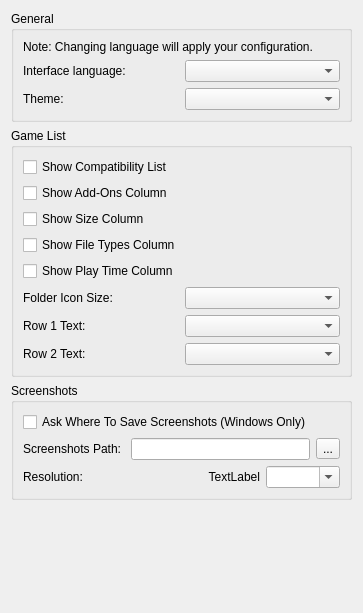
<?xml version="1.0" encoding="UTF-8"?>
<ui version="4.0">
 <class>ConfigureUi</class>
 <widget class="QWidget" name="ConfigureUi">
  <property name="geometry">
   <rect>
    <x>0</x>
    <y>0</y>
    <width>363</width>
    <height>613</height>
   </rect>
  </property>
  <property name="windowTitle">
   <string>Form</string>
  </property>
  <property name="accessibleName">
   <string>UI</string>
  </property>
  <layout class="QVBoxLayout" name="verticalLayout">
   <item>
    <widget class="QGroupBox" name="general_groupBox">
     <property name="title">
      <string>General</string>
     </property>
     <layout class="QHBoxLayout" name="horizontalLayout">
      <item>
       <layout class="QVBoxLayout" name="verticalLayout_2">
        <item>
         <widget class="QLabel" name="label_change_language_info">
          <property name="text">
           <string>Note: Changing language will apply your configuration.</string>
          </property>
          <property name="wordWrap">
           <bool>true</bool>
          </property>
         </widget>
        </item>
        <item>
         <layout class="QHBoxLayout" name="horizontalLayout_2">
          <item>
           <widget class="QLabel" name="language_label">
            <property name="text">
             <string>Interface language:</string>
            </property>
           </widget>
          </item>
          <item>
           <widget class="QComboBox" name="language_combobox"/>
          </item>
         </layout>
        </item>
        <item>
         <layout class="QHBoxLayout" name="horizontalLayout_3">
          <item>
           <widget class="QLabel" name="theme_label">
            <property name="text">
             <string>Theme:</string>
            </property>
           </widget>
          </item>
          <item>
           <widget class="QComboBox" name="theme_combobox"/>
          </item>
         </layout>
        </item>
       </layout>
      </item>
     </layout>
    </widget>
   </item>
   <item>
    <widget class="QGroupBox" name="GameListGroupBox">
     <property name="title">
      <string>Game List</string>
     </property>
     <layout class="QHBoxLayout" name="GameListHorizontalLayout">
      <item>
       <layout class="QVBoxLayout" name="GeneralVerticalLayout">
        <item>
         <widget class="QCheckBox" name="show_compat">
          <property name="text">
           <string>Show Compatibility List</string>
          </property>
         </widget>
        </item>
        <item>
         <widget class="QCheckBox" name="show_add_ons">
          <property name="text">
           <string>Show Add-Ons Column</string>
          </property>
         </widget>
        </item>
        <item>
         <widget class="QCheckBox" name="show_size">
          <property name="text">
           <string>Show Size Column</string>
          </property>
         </widget>
        </item>
        <item>
         <widget class="QCheckBox" name="show_types">
          <property name="text">
           <string>Show File Types Column</string>
          </property>
         </widget>
        </item>
        <item>
         <widget class="QCheckBox" name="show_play_time">
          <property name="text">
           <string>Show Play Time Column</string>
          </property>
         </widget>
        </item>
        <item>
         <layout class="QHBoxLayout" name="folder_icon_size_qhbox_layout_2">
          <item>
           <widget class="QLabel" name="folder_icon_size_label">
            <property name="text">
             <string>Folder Icon Size:</string>
            </property>
           </widget>
          </item>
          <item>
           <widget class="QComboBox" name="folder_icon_size_combobox"/>
          </item>
         </layout>
        </item>
        <item>
         <layout class="QHBoxLayout" name="row_1_qhbox_layout">
          <item>
           <widget class="QLabel" name="row_1_label">
            <property name="text">
             <string>Row 1 Text:</string>
            </property>
           </widget>
          </item>
          <item>
           <widget class="QComboBox" name="row_1_text_combobox"/>
          </item>
         </layout>
        </item>
        <item>
         <layout class="QHBoxLayout" name="row_2_qhbox_layout">
          <item>
           <widget class="QLabel" name="row_2_label">
            <property name="text">
             <string>Row 2 Text:</string>
            </property>
           </widget>
          </item>
          <item>
           <widget class="QComboBox" name="row_2_text_combobox"/>
          </item>
         </layout>
        </item>
       </layout>
      </item>
     </layout>
    </widget>
   </item>
   <item>
    <widget class="QGroupBox" name="screenshots_GroupBox">
     <property name="title">
      <string>Screenshots</string>
     </property>
     <layout class="QVBoxLayout" name="verticalLayout_4">
      <item>
       <layout class="QVBoxLayout" name="verticalLayout_3">
        <item>
         <widget class="QCheckBox" name="enable_screenshot_save_as">
          <property name="text">
           <string>Ask Where To Save Screenshots (Windows Only)</string>
          </property>
         </widget>
        </item>
        <item>
         <layout class="QHBoxLayout" name="horizontalLayout_4">
          <item>
           <widget class="QLabel" name="label">
            <property name="text">
             <string>Screenshots Path: </string>
            </property>
           </widget>
          </item>
          <item>
           <widget class="QLineEdit" name="screenshot_path_edit"/>
          </item>
          <item>
           <widget class="QToolButton" name="screenshot_path_button">
            <property name="text">
             <string>...</string>
            </property>
           </widget>
          </item>
         </layout>
        </item>
        <item>
         <layout class="QGridLayout" name="gridLayout">
          <property name="spacing">
           <number>6</number>
          </property>
          <item row="0" column="1">
           <layout class="QHBoxLayout" name="horizontalLayout_5">
            <item>
             <widget class="QLabel" name="screenshot_width">
              <property name="text">
               <string>TextLabel</string>
              </property>
              <property name="alignment">
               <set>Qt::AlignmentFlag::AlignRight|Qt::AlignmentFlag::AlignTrailing|Qt::AlignmentFlag::AlignVCenter</set>
              </property>
             </widget>
            </item>
            <item>
             <widget class="QComboBox" name="screenshot_height">
              <property name="editable">
               <bool>true</bool>
              </property>
             </widget>
            </item>
           </layout>
          </item>
          <item row="0" column="0">
           <widget class="QLabel" name="label_3">
            <property name="text">
             <string>Resolution:</string>
            </property>
           </widget>
          </item>
         </layout>
        </item>
       </layout>
      </item>
     </layout>
    </widget>
   </item>
   <item>
    <spacer name="verticalSpacer">
     <property name="orientation">
      <enum>Qt::Orientation::Vertical</enum>
     </property>
     <property name="sizeHint" stdset="0">
      <size>
       <width>20</width>
       <height>40</height>
      </size>
     </property>
    </spacer>
   </item>
  </layout>
 </widget>
 <resources/>
 <connections/>
</ui>
